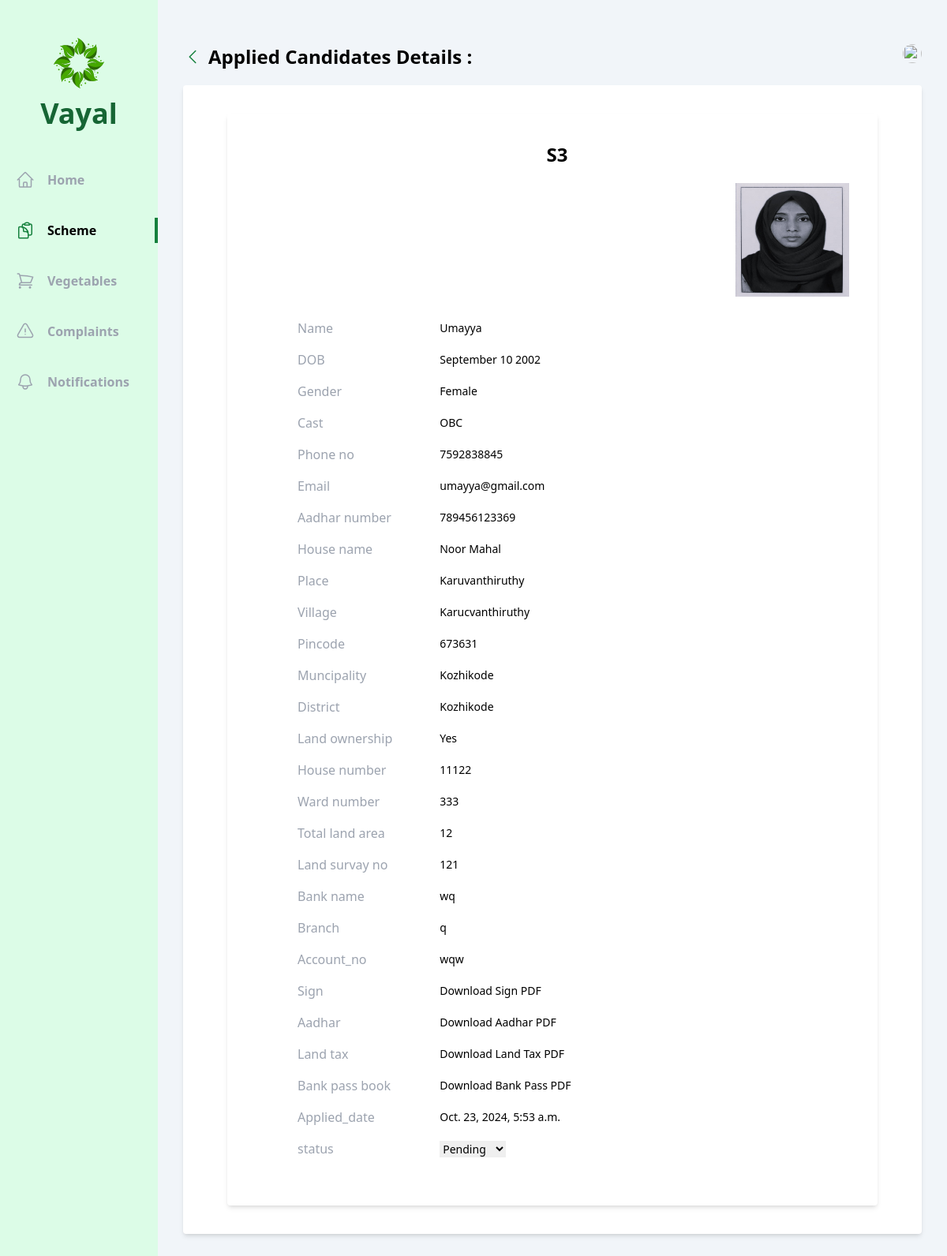
The app's page /officer/user_details/1/1/, older data.
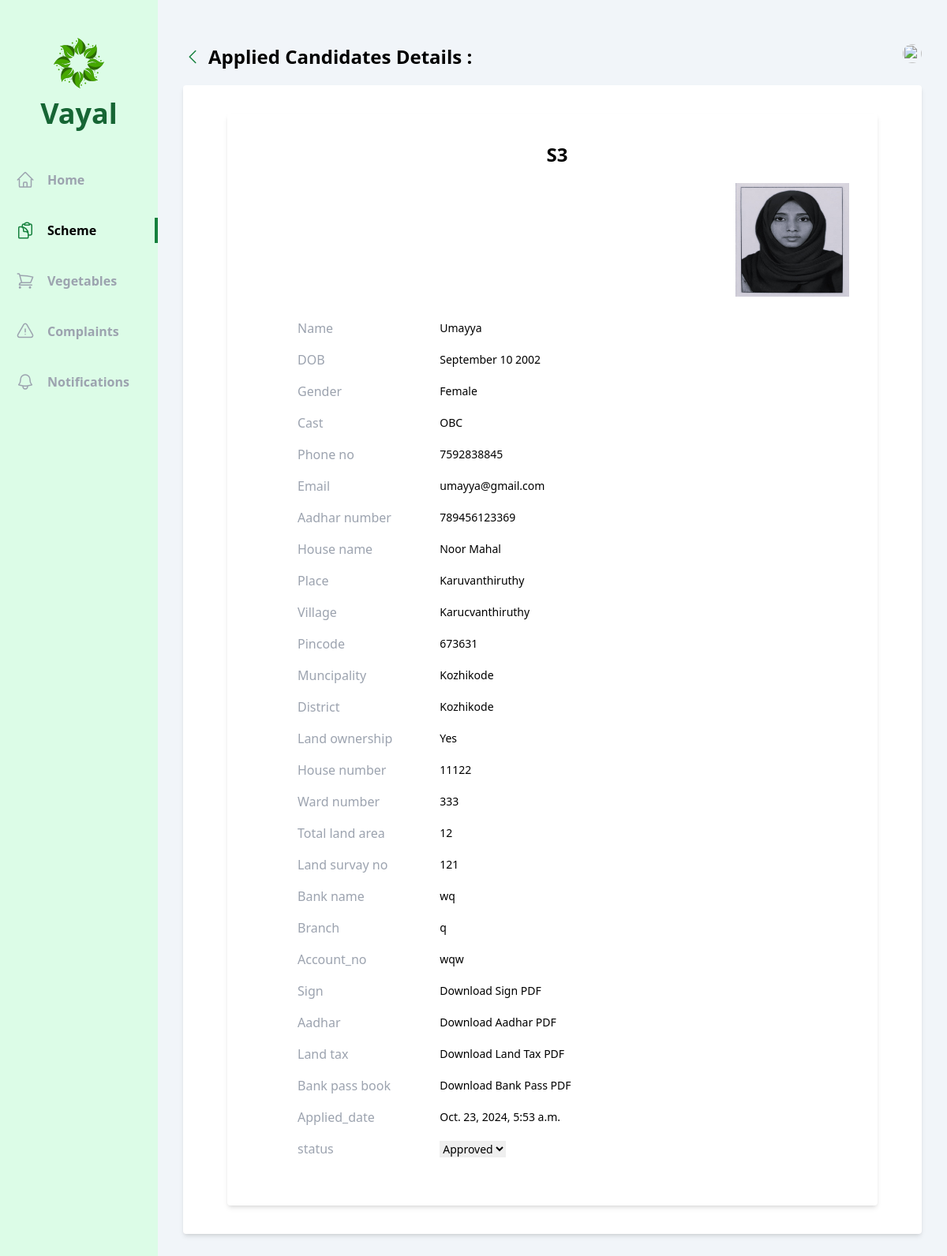
The same page, newer data.
### officer/models.py (models this page shows, shortened)
class SchemeApplication(models.Model):
    scheme=models.ForeignKey(Scheme, on_delete=models.CASCADE)
    vayal_user = models.ForeignKey(Vayal_User, on_delete=models.CASCADE)
    benefiting=models.CharField(max_length=50,choices= benefiting)
    house_number= models.CharField(max_length=250)
    ward_number= models.CharField(max_length=250)
    total_land_area = models.CharField(max_length=255)
    land_survay_no= models.CharField(max_length=5)
    bank_name=models.CharField(max_length=255)
    branch=models.CharField(max_length=255)
    account_no=models.CharField(max_length=19)
    sign=models.ImageField(upload_to='sign/')
    aadhar=models.ImageField(upload_to='aadhar/')
    land_tax=models.ImageField(upload_to='land_tax/')
    bank_pass=models.ImageField(upload_to='bank_pass/')
    applied_date=models.DateTimeField(auto_now_add=True)
    status = models.CharField(max_length=50, choices=scheme_status, default='Pending')

class Scheme(models.Model):
    name=models.CharField(max_length=250)
    type=models.CharField(max_length=50,choices=schem_type)
    description=models.CharField(max_length=250)
    criteria=models.CharField(max_length=250)
    start_date=models.DateTimeField(auto_now_add=True)
    end_date=models.DateField()

### vayal_user/models.py (models this page shows, shortened)
class Vayal_User(models.Model):
    account = models.OneToOneField(User, on_delete=models.CASCADE)
    name=models.CharField(max_length=225)
    dob=models.DateField()
    gender= models.CharField(max_length=20, choices=gender)
    phone_number = models.CharField(max_length=10)
    aadhar_number= models.CharField(max_length=12)
    cast=models.CharField(max_length=20, choices=cast)
    house_name=models.CharField(max_length=225)
    place=models.CharField(max_length=225)
    village=models.CharField(max_length=225)
    pincode = models.CharField(max_length=6)
    muncipality=models.CharField(max_length=225,default="Kozhikode")
    district=models.CharField(max_length=225,default="Kozhikode")
    land_ownership=models.CharField(max_length=20, choices=land)
    photo=models.ImageField(upload_to='photos/')
    vegetable_permission_applied=models.CharField(max_length=225,default="False")
    vegetable_permission=models.CharField(max_length=225, choices=vegetable_permission_status,default="Pending")

### officer/views/scheme_application.py (the view)
# urls.py: path('user_details/<int:application_id>/<int:vayal_user_id>/',scheme_application.user_details, name='applied_user_details'),
def user_details(request,application_id,vayal_user_id):
    scheme_application = SchemeApplication.objects.get(id=application_id, vayal_user_id=vayal_user_id)
    return render(request, 'officer/scheme_application/user_details.html', {'scheme_application': scheme_application})

### officer/templates/officer/scheme_application/user_details.html (shortened to what the changed rows need)
{% extends 'base.html' %}
{% load tailwind_filters %}
{% block content %}
<div class="flex  bg-slate-100">
    <div class="w-2/12 bg-green-100 flex flex-col items-center pb-10">
        <div class="my-12 flex flex-col gap-3 justify-center items-center">
            <h1 class="text-4xl font-bold text-green-800 ">Vayal</h1>
        </div>
      </div>
    <div class="w-10/12 h-screen overflow-y-auto px-8 py-14">
      <div class="flex justify-between mb-5">
        <div class="flex items-center gap-2">
            <h1 class="text-2xl font-bold">Applied Candidates Details :
            </h1>
        </div>
        </div>
        <div class="bg-white rounded shadow-md p-9 ">
            <div  class="border-none rounded-lg pr-5 pl-5">
                <div class="bg-white rounded shadow-md p-9 pl-12 ">
                    <h1 class="text-2xl font-bold text-center">{{scheme_application.scheme.name}}</h1>
                    <div class="flex flex-row-reverse items-start gap-6">
                        <img class="  h-36 w-36  my-5" src="/uploads/{{scheme_application.vayal_user.photo}}" alt="">
                    </div>
            <div class="border-none rounded-lg ">
            <table class="table-auto text-sm text-left mb-4 ml-10">
                <tr>
                    <th scope="col" class="text-gray-400 font-medium pr-8 py-2 text-base">Name</th>
                    <td scope="col" class="px-12 py-2">{{  scheme_application.vayal_user.name}}</td>
                </tr>
                <tr>
                    <th scope="col" class="text-gray-400 font-medium pr-3 py-2 text-base">DOB</th>
                    <td scope="col" class="px-12 py-2">{{  scheme_application.vayal_user.dob | date:"F d Y" }}</td>
                </tr>
                <tr>
                    <th scope="col" class="text-gray-400 font-medium pr-3 py-2 text-base">Gender</th>
                    <td scope="col" class="px-12 py-2">{{  scheme_application.vayal_user.gender }}</td>
                </tr>
                <tr>
                    <th scope="col" class="text-gray-400 font-medium pr-3 py-2 text-base">Cast</th>
                    <td scope="col" class="px-12 py-2">{{ scheme_application.vayal_user.cast }}</td>
                </tr>
                <tr>
                    <th scope="col" class="text-gray-400 font-medium pr-3 py-2 text-base">Phone no</th>
                    <td scope="col" class="px-12 py-2">{{  scheme_application.vayal_user.phone_number }}</td>
                </tr>
                <tr>
                    <th scope="col" class="text-gray-400 font-medium pr-3 py-2 text-base">Email</th>
                    <td scope="col" class="px-12 py-2">{{  scheme_application.vayal_user.account.email }}</td>
                </tr>
                <tr>
                    <th scope="col" class="text-gray-400 font-medium pr-3 py-2 text-base">Aadhar number</th>
                    <td scope="col" class="px-12 py-2">{{ scheme_application.vayal_user.aadhar_number }}</td>
                </tr>
                <tr>
                    <th scope="col" class="text-gray-400 font-medium pr-3 py-2 text-base">House name</th>
                    <td scope="col" class="px-12 py-2">{{ scheme_application.vayal_user.house_name }}</td>
                </tr>
                <tr>
                    <th scope="col" class="text-gray-400 font-medium pr-3 py-2 text-base">Place</th>
                    <td scope="col" class="px-12 py-2">{{ scheme_application.vayal_user.place }}</td>
                </tr>
                <tr>
                    <th scope="col" class="text-gray-400 font-medium pr-3 py-2 text-base">Village</th>
                    <td scope="col" class="px-12 py-2">{{ scheme_application.vayal_user.village }}</td>
                </tr>
                <tr>
                    <th scope="col" class="text-gray-400 font-medium pr-3 py-2 text-base">Pincode</th>
                    <td scope="col" class="px-12 py-2">{{ scheme_application.vayal_user.pincode }}</td>
                </tr>
                <tr>
                    <th scope="col" class="text-gray-400 font-medium pr-3 py-2 text-base">Muncipality</th>
                    <td scope="col" class="px-12 py-2">{{ scheme_application.vayal_user.muncipality}}</td>
                </tr>
                <tr>
                    <th scope="col" class="text-gray-400 font-medium pr-3 py-2 text-base">District</th>
                    <td scope="col" class="px-12 py-2">{{scheme_application.vayal_user.district }}</td>
                </tr>
                <tr>
                    <th scope="col" class="text-gray-400 font-medium pr-3 py-2 text-base">Land ownership</th>
                    <td scope="col" class="px-12 py-2">{{ scheme_application.benefiting }}</td>
                </tr>
                <tr>
                    <th scope="col" class="text-gray-400 font-medium pr-3 py-2 text-base">House number</th>
                    <td scope="col" class="px-12 py-2">{{ scheme_application.house_number }}</td>
                </tr>
                <tr>
                    <th scope="col" class="text-gray-400 font-medium pr-3 py-2 text-base">Ward number </th>
                    <td scope="col" class="px-12 py-2">{{ scheme_application.ward_number }}</td>
                </tr>
                <tr>
                    <th scope="col" class="text-gray-400 font-medium pr-3 py-2 text-base">Total land area</th>
                    <td scope="col" class="px-12 py-2">{{ scheme_application.total_land_area }}</td>
                </tr>
                <tr>
                    <th scope="col" class="text-gray-400 font-medium pr-3 py-2 text-base">Land survay no</th>
                    <td scope="col" class="px-12 py-2">{{ scheme_application.land_survay_no}}</td>
                </tr>
                <tr>
                    <th scope="col" class="text-gray-400 font-medium pr-3 py-2 text-base">Bank name</th>
                    <td scope="col" class="px-12 py-2">{{ scheme_application.bank_name }}</td>
                </tr>
                <tr>
                    <th scope="col" class="text-gray-400 font-medium pr-3 py-2 text-base">Branch</th>
                    <td scope="col" class="px-12 py-2">{{ scheme_application.branch }}</td>
                </tr>
                <tr>
                    <th scope="col" class="text-gray-400 font-medium pr-3 py-2 text-base">Account_no</th>
                    <td scope="col" class="px-12 py-2">{{ scheme_application.account_no }}</td>
                </tr>
                <tr>
                    <th scope="col" class="text-gray-400 font-medium pr-3 py-2 text-base">Sign</th>
                </tr>
                <tr>
                    <th scope="col" class="text-gray-400 font-medium pr-3 py-2 text-base">Aadhar</th>
                </tr>
                <tr>
                    <th scope="col" class="text-gray-400 font-medium pr-3 py-2 text-base">Land tax</th>
                </tr>
                <tr>
                    <th scope="col" class="text-gray-400 font-medium pr-3 py-2 text-base">Bank pass book</th>
                </tr>
                <tr>
                    <th scope="col" class="text-gray-400 font-medium pr-3 py-2 text-base">Applied_date</th>
                    <td scope="col" class="px-12 py-2">{{ scheme_application.applied_date}}</td>
                </tr>
                <tr>
                    <th scope="col" class="text-gray-400 font-medium pr-3 py-2 text-base">status</th>
                    <td scope="col" class="px-12 py-2">
                            <form method="post" action="{% url 'officer:update_applied_users_status'  scheme_application.id scheme_application.vayal_user.id %}">
                                <select name="status" onchange="this.form.submit()">
                                    <option value="Pending" {% if scheme_application.status == 'Pending' %}selected{% endif %}>Pending</option>
                                    <option value="Approved" {% if scheme_application.status == 'Approved' %}selected{% endif %}>Approved</option>
                                </select>
                            </form>
                    </td>
                </tr>
            </table>
        </div>
    </div>
    </div>
</div>
{% endblock content %}

Row changes from the older to the newer data that the page shows:
changed SchemeApplication "Yes": status "Pending" → "Approved"
